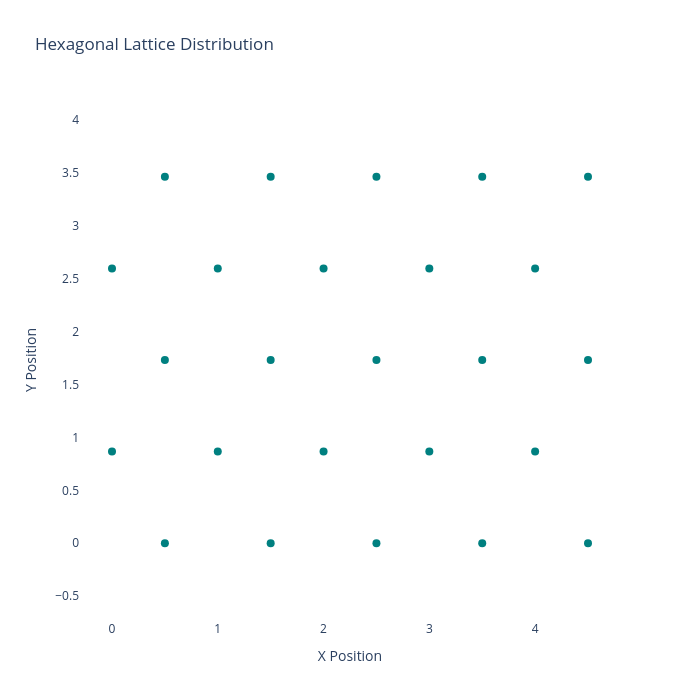

The notebook cell this image was saved under:
### Markdown cell above
# Lattic Lorenz

### Code cell
N = 5

x = np.arange(N, dtype=float)
y = np.arange(N, dtype=float) * np.sqrt(3) / 2

xx, yy = np.meshgrid(x, y)
xx[::2] = xx[::2] + 0.5

nodes_pos = np.column_stack((xx.flatten(), yy.flatten()))

plot_grid(nodes_pos).show()

### Figure 1 — Plotly figure (JSON) as saved in the notebook; plotly's stock layout.template omitted (floating-point values rounded to 4 significant figures)
{"data": [{"marker": {"color": "teal", "size": 8}, "mode": "markers", "type": "scatter", "x": [0.5, 1.5, 2.5, 3.5, 4.5, 0.0, 1.0, 2.0, 3.0, 4.0, 0.5, 1.5, 2.5, 3.5, 4.5, 0.0, 1.0, 2.0, 3.0, 4.0, 0.5, 1.5, 2.5, 3.5, 4.5], "y": [0.0, 0.0, 0.0, 0.0, 0.0, 0.866, 0.866, 0.866, 0.866, 0.866, 1.732, 1.732, 1.732, 1.732, 1.732, 2.598, 2.598, 2.598, 2.598, 2.598, 3.464, 3.464, 3.464, 3.464, 3.464]}], "layout": {"height": 700, "plot_bgcolor": "white", "title": {"text": "Hexagonal Lattice Distribution"}, "width": 700, "xaxis": {"scaleanchor": "y", "scaleratio": 1, "title": {"text": "X Position"}}, "yaxis": {"title": {"text": "Y Position"}}}}
